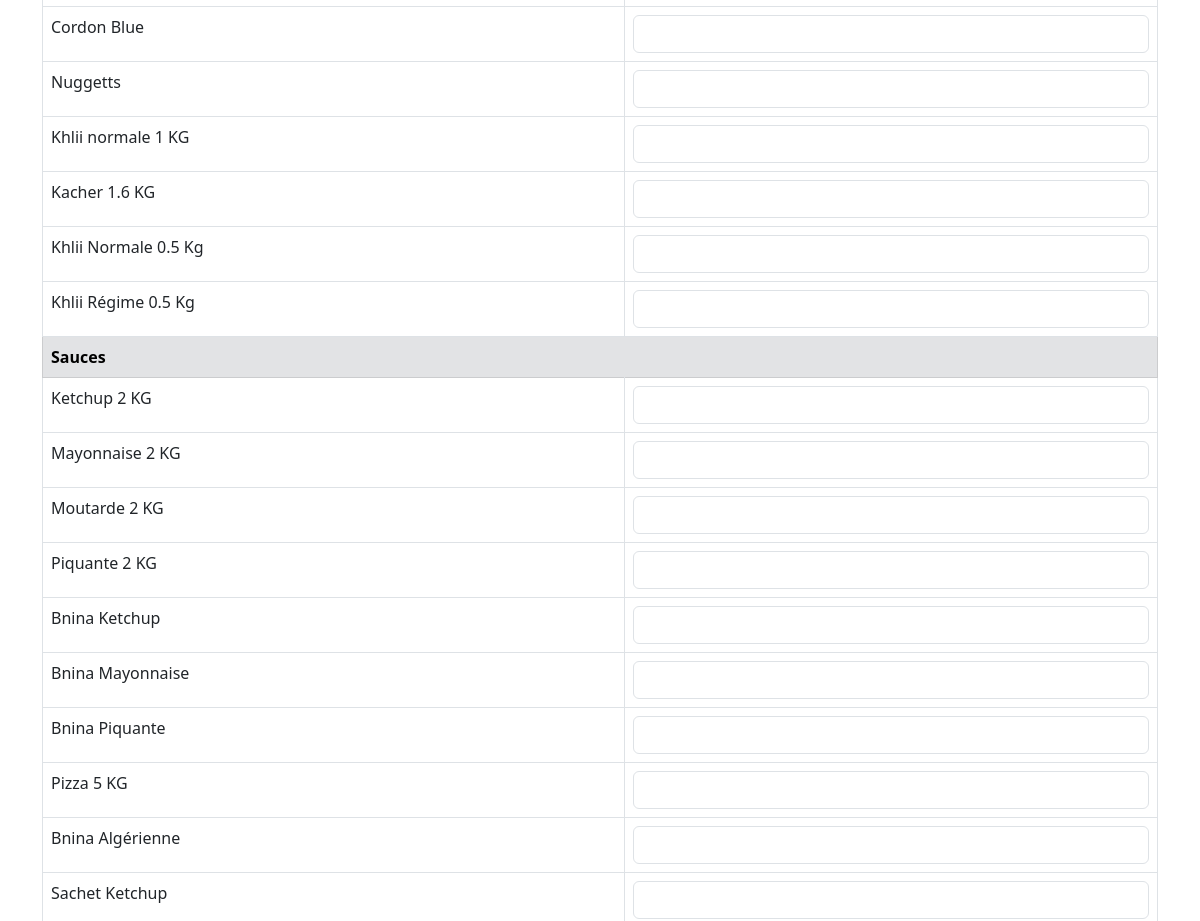
Before: /bulk-operations/ (middle part) with the older database file.
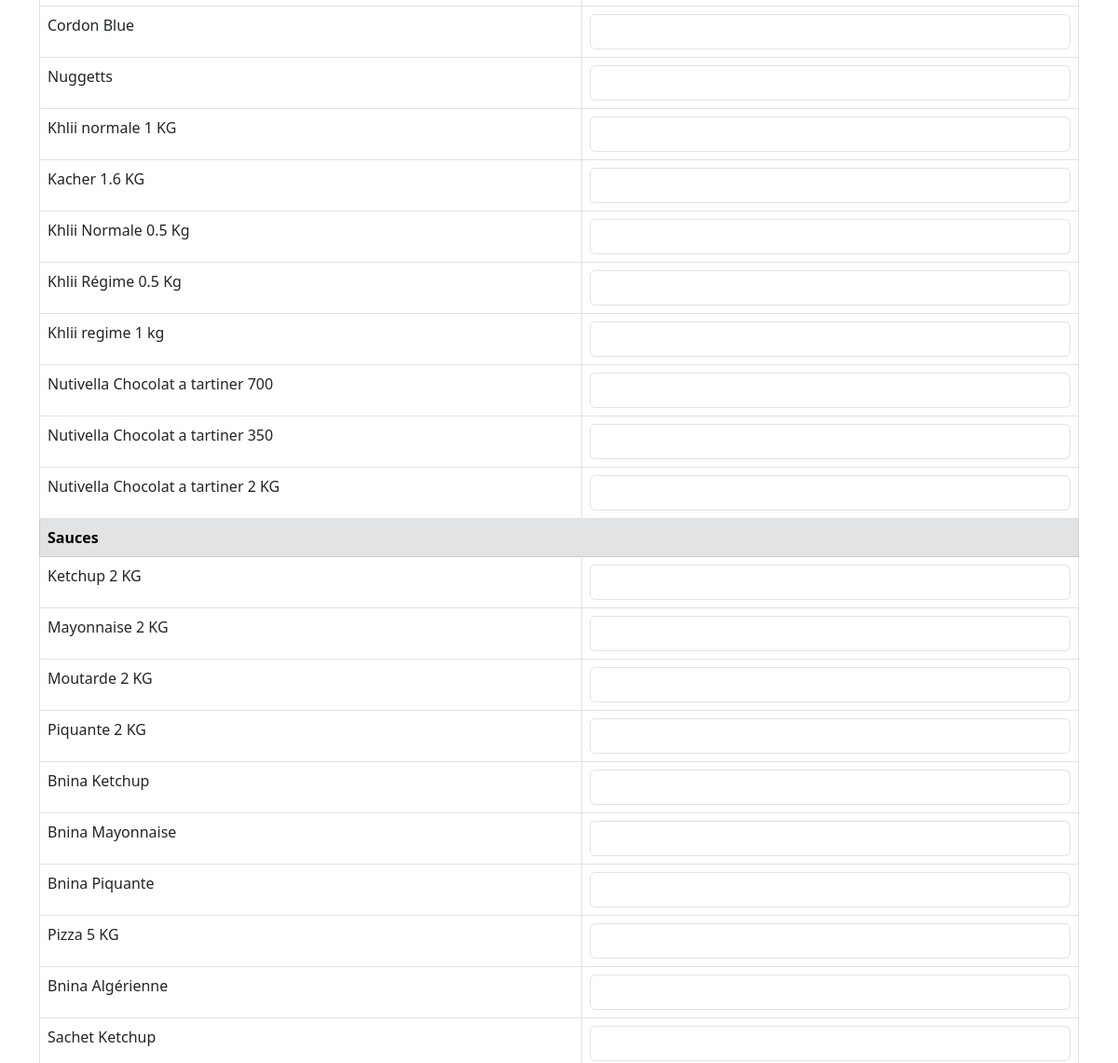
After: the same page with the newer database file.
### products/models.py (models this page shows, shortened)
class Product(models.Model):
    CATEGORY_CHOICES = [
        ('Fromages', 'Fromages'),
        ('Sauces', 'Sauces'),
        ('Poisson', 'Poisson'),
        ('Poulet', 'Poulet'),
        ('Divers', 'Divers'),
    ]
    SUPPLIER_CHOICES = [
        ('Top Chef', 'Top Chef'),
        ('Ali', 'Ali'),
        ('Adnane', 'Adnane'),
        ('Yozi Food', 'Yozi Food'),
        ('Divers', 'Divers'),
    ]
    code = models.CharField(max_length=50, unique=True)
    name = models.CharField(max_length=100)
    name_ar = models.CharField(max_length=100, null=True, blank=True)
    purchase_price = models.DecimalField(max_digits=10, decimal_places=2)
    selling_price = models.DecimalField(max_digits=10, decimal_places=2)
    quantity = models.IntegerField(default=0)
    category = models.CharField(max_length=20, choices=CATEGORY_CHOICES, default='Divers')
    supplier = models.CharField(max_length=20, choices=SUPPLIER_CHOICES, default='Divers')

### products/views.py (the view, shortened to what this page needs)
# urls.py: path('bulk-operations/', views.bulk_operations, name='bulk_operations'),
def bulk_operations(request):
    categories = Product.objects.values_list('category', flat=True).distinct()
    products_by_category = {category: Product.objects.filter(category=category) for category in categories}
    return render(request, 'inventory/bulk_operations.html', {
        'products_by_category': products_by_category
    })

### products/templates/inventory/bulk_operations.html (shortened to what this page needs)
{% extends 'products/base.html' %}
{% block content %}
<form method="post">
    <div class="table-responsive">
        <table class="table table-bordered">
            <tbody>
                {% for category, products in products_by_category.items %}
                <tr class="table-secondary">
                    <td colspan="2"><strong>{{ category }}</strong></td>
                </tr>
                {% for product in products %}
                <tr>
                    <td>{{ product.name }}</td>
                    <td>
                        <input type="number" name="quantity_{{ product.id }}" class="form-control" min="0">
                    </td>
                </tr>
                {% endfor %}
                {% endfor %}
            </tbody>
        </table>
    </div>
</form>
{% endblock %}

Changed rows visible on the page:
added Product: name "Khlii regime 1 kg"
added Product: name "Nutivella Chocolat a tartiner 700"
added Product: name "Nutivella Chocolat a tartiner 350"
added Product: name "Nutivella Chocolat a tartiner 2 KG"
